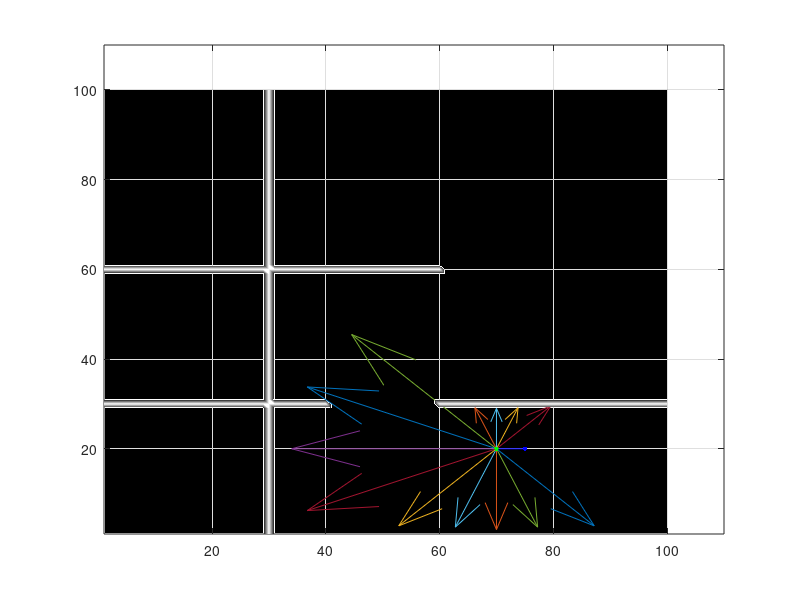

Here is the MATLAB script that generated this plot:
format long g
format compact
clc
close all
clearvars

%% select the variables

f.x = 70;
f.y = 20;

b.x = f.x+5*cos(45*pi()/180);
b.y = f.y+5*sin(45*pi()/180);

threshold = 100;
max_range = 40;

%laser_angles = [-135:10:135]*pi()/180;
laser_angles = [135:-22.5:-135]*pi()/180;
%laser_angles = [0]*pi()/180;

detection_range = zeros(1, numel(laser_angles));

commandwindow;

%% run some things


map = zeros(100,100);
map(:,30) = 200;
map(30,[1:40, 60:end]) = 200;
map(60,1:60) = 200;
[map_height,map_width] = size(map);

%% cycle through many bearings
figure(1)

for a=0:5:360

b.x = f.x+5*cos(a*pi()/180);
b.y = f.y+5*sin(a*pi()/180);
%[ranges, bearing] = get_ranges(map, f, b, laser_angles, max_range);
bearing = atan2(f.y - b.y, f.x - b.x);
% if(bearing < 0)
%     bearing = bearing + 2*pi();
% end

% fprintf('bearing: %3.6f\n',bearing*180/pi());

for idx=1:numel(laser_angles)

    detection_range(idx) = max_range;

    for r=1:max_range

        x = floor(r*cos(bearing + laser_angles(idx)) + f.x);
        y = floor(r*sin(bearing + laser_angles(idx)) + f.y);
        
        if(x<1 || x>map_width)
            detection_range(idx) = r;
            break;            
        end
        
        if(y<1 || y>map_height)
            detection_range(idx) = r;
            break; 
        end
        
%         x = min(max(x,1), map_width);
%         y = min(max(y,1), map_height);

        if(map(y,x) > threshold)

            detection_range(idx) = r;
            break;
        end

    end

end
    
    
%% plot the results

surf(map)
colormap(gray(256))
shading interp
view(0,90);
hold on
grid on
box on
scatter([b.x], [b.y], 10, 'b', 'filled');
scatter([f.x], [f.y], 10, 'g', 'filled');
plot([b.x, f.x], [b.y, f.y],'b');

for idx=1:numel(laser_angles)
    quiver(f.x, f.y, detection_range(idx)*cos(bearing+laser_angles(idx)), detection_range(idx)*sin(bearing+laser_angles(idx)));
end

xlim([1,map_width+10])
ylim([1,map_height+10])
pause(0.1)
hold off
end
%% extra functions

%fucntion [ranges, bearing] = get_ranges(map, f, b, laser_angles, max_range)


